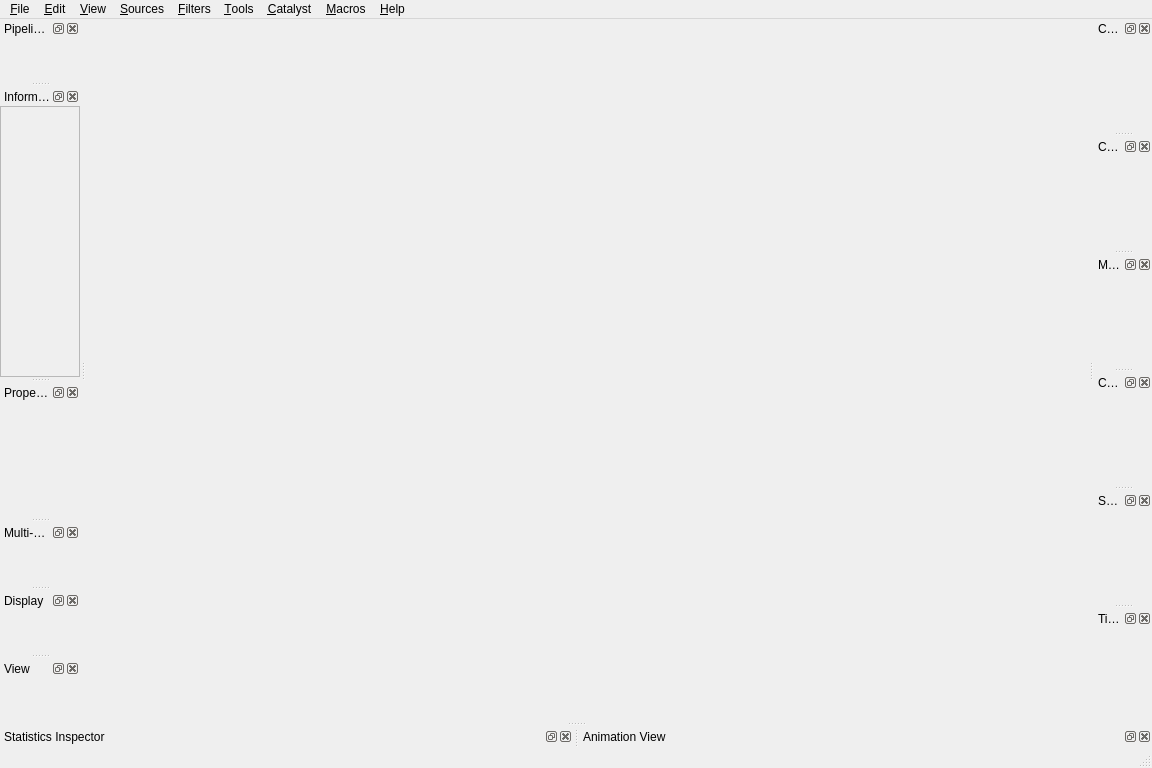
<?xml version="1.0" encoding="UTF-8"?>
<ui version="4.0">
 <class>pqClientMainWindow</class>
 <widget class="QMainWindow" name="pqClientMainWindow">
  <property name="geometry">
   <rect>
    <x>0</x>
    <y>0</y>
    <width>1152</width>
    <height>768</height>
   </rect>
  </property>
  <property name="acceptDrops">
   <bool>true</bool>
  </property>
  <property name="windowTitle">
   <string>MainWindow</string>
  </property>
  <property name="windowIcon">
   <iconset resource="../../Qt/Components/Resources/pqComponents.qrc">
    <normaloff>:/pqWidgets/Icons/pvIcon512.png</normaloff>:/pqWidgets/Icons/pvIcon512.png</iconset>
  </property>
  <widget class="QWidget" name="centralwidget">
   <layout class="QGridLayout" name="gridLayout">
    <property name="margin">
     <number>0</number>
    </property>
    <item row="0" column="0">
     <widget class="pqTabbedMultiViewWidget" name="MultiViewWidget" native="true"/>
    </item>
   </layout>
  </widget>
  <widget class="QMenuBar" name="menubar">
   <property name="geometry">
    <rect>
     <x>0</x>
     <y>0</y>
     <width>1152</width>
     <height>25</height>
    </rect>
   </property>
   <widget class="QMenu" name="menu_File">
    <property name="title">
     <string>&amp;File</string>
    </property>
   </widget>
   <widget class="QMenu" name="menuSources">
    <property name="title">
     <string>&amp;Sources</string>
    </property>
   </widget>
   <widget class="QMenu" name="menuFilters">
    <property name="title">
     <string>&amp;Filters</string>
    </property>
   </widget>
   <widget class="QMenu" name="menu_Edit">
    <property name="title">
     <string>&amp;Edit</string>
    </property>
   </widget>
   <widget class="QMenu" name="menu_View">
    <property name="title">
     <string>&amp;View</string>
    </property>
   </widget>
   <widget class="QMenu" name="menuTools">
    <property name="title">
     <string>&amp;Tools</string>
    </property>
   </widget>
   <widget class="QMenu" name="menu_Help">
    <property name="title">
     <string>&amp;Help</string>
    </property>
   </widget>
   <widget class="QMenu" name="menu_Macros">
    <property name="title">
     <string>&amp;Macros</string>
    </property>
   </widget>
   <widget class="QMenu" name="menu_Catalyst">
    <property name="title">
     <string>&amp;Catalyst</string>
    </property>
   </widget>
   <addaction name="menu_File"/>
   <addaction name="menu_Edit"/>
   <addaction name="menu_View"/>
   <addaction name="menuSources"/>
   <addaction name="menuFilters"/>
   <addaction name="menuTools"/>
   <addaction name="menu_Catalyst"/>
   <addaction name="menu_Macros"/>
   <addaction name="menu_Help"/>
  </widget>
  <widget class="pqStatusBar" name="statusbar"/>
  <widget class="QDockWidget" name="pipelineBrowserDock">
   <property name="allowedAreas">
    <set>Qt::LeftDockWidgetArea|Qt::RightDockWidgetArea</set>
   </property>
   <property name="windowTitle">
    <string>Pipeline Browser</string>
   </property>
   <attribute name="dockWidgetArea">
    <number>1</number>
   </attribute>
   <widget class="pqPipelineBrowserWidget" name="pipelineBrowser">
    <property name="contextMenuPolicy">
     <enum>Qt::ActionsContextMenu</enum>
    </property>
   </widget>
  </widget>
  <widget class="QDockWidget" name="statisticsDock">
   <property name="allowedAreas">
    <set>Qt::BottomDockWidgetArea|Qt::LeftDockWidgetArea|Qt::RightDockWidgetArea</set>
   </property>
   <property name="windowTitle">
    <string>Statistics Inspector</string>
   </property>
   <attribute name="dockWidgetArea">
    <number>8</number>
   </attribute>
   <widget class="pqDataInformationWidget" name="statisticsView"/>
  </widget>
  <widget class="QDockWidget" name="animationViewDock">
   <property name="windowTitle">
    <string>Animation View</string>
   </property>
   <attribute name="dockWidgetArea">
    <number>8</number>
   </attribute>
   <widget class="pqPVAnimationWidget" name="animationView"/>
  </widget>
  <widget class="QDockWidget" name="comparativePanelDock">
   <property name="allowedAreas">
    <set>Qt::LeftDockWidgetArea|Qt::RightDockWidgetArea</set>
   </property>
   <property name="windowTitle">
    <string>Comparative View Inspector</string>
   </property>
   <attribute name="dockWidgetArea">
    <number>2</number>
   </attribute>
   <widget class="pqComparativeVisPanel" name="comparativeVisPanel"/>
  </widget>
  <widget class="QDockWidget" name="collaborationPanelDock">
   <property name="allowedAreas">
    <set>Qt::LeftDockWidgetArea|Qt::RightDockWidgetArea</set>
   </property>
   <property name="windowTitle">
    <string>Collaboration Panel</string>
   </property>
   <attribute name="dockWidgetArea">
    <number>2</number>
   </attribute>
   <widget class="pqCollaborationPanel" name="collaborationPanel"/>
  </widget>
  <widget class="QDockWidget" name="informationDock">
   <property name="allowedAreas">
    <set>Qt::LeftDockWidgetArea|Qt::RightDockWidgetArea</set>
   </property>
   <property name="windowTitle">
    <string>Information</string>
   </property>
   <attribute name="dockWidgetArea">
    <number>1</number>
   </attribute>
   <widget class="QWidget" name="informationWidgetFrame">
    <layout class="QVBoxLayout" name="verticalLayout_2">
     <property name="spacing">
      <number>0</number>
     </property>
     <property name="margin">
      <number>0</number>
     </property>
     <item>
      <widget class="QScrollArea" name="informationScrollArea">
       <property name="widgetResizable">
        <bool>true</bool>
       </property>
       <widget class="pqProxyInformationWidget" name="informationWidget">
        <property name="geometry">
         <rect>
          <x>0</x>
          <y>0</y>
          <width>78</width>
          <height>188</height>
         </rect>
        </property>
       </widget>
      </widget>
     </item>
    </layout>
   </widget>
  </widget>
  <widget class="QDockWidget" name="memoryInspectorDock">
   <property name="allowedAreas">
    <set>Qt::LeftDockWidgetArea|Qt::RightDockWidgetArea</set>
   </property>
   <property name="windowTitle">
    <string>Memory Inspector</string>
   </property>
   <attribute name="dockWidgetArea">
    <number>2</number>
   </attribute>
   <widget class="pqMemoryInspectorPanel" name="dockWidgetContents"/>
  </widget>
  <widget class="QDockWidget" name="propertiesDock">
   <property name="minimumSize">
    <size>
     <width>80</width>
     <height>41</height>
    </size>
   </property>
   <property name="allowedAreas">
    <set>Qt::LeftDockWidgetArea|Qt::RightDockWidgetArea</set>
   </property>
   <property name="windowTitle">
    <string>Properties</string>
   </property>
   <attribute name="dockWidgetArea">
    <number>1</number>
   </attribute>
   <widget class="pqPropertiesPanel" name="propertiesPanel"/>
  </widget>
  <widget class="QDockWidget" name="multiBlockInspectorDock">
   <property name="allowedAreas">
    <set>Qt::LeftDockWidgetArea|Qt::RightDockWidgetArea</set>
   </property>
   <property name="windowTitle">
    <string>Multi-block Inspector</string>
   </property>
   <attribute name="dockWidgetArea">
    <number>1</number>
   </attribute>
   <widget class="pqMultiBlockInspectorPanel" name="multiBlockInspectorPanel"/>
  </widget>
  <widget class="QDockWidget" name="colorMapEditorDock">
   <property name="allowedAreas">
    <set>Qt::LeftDockWidgetArea|Qt::RightDockWidgetArea</set>
   </property>
   <property name="windowTitle">
    <string>Color Map Editor</string>
   </property>
   <attribute name="dockWidgetArea">
    <number>2</number>
   </attribute>
   <widget class="pqColorMapEditor" name="colorMapEditorPanel"/>
  </widget>
  <widget class="QDockWidget" name="selectionDisplayDock">
   <property name="sizePolicy">
    <sizepolicy hsizetype="Minimum" vsizetype="Minimum">
     <horstretch>0</horstretch>
     <verstretch>0</verstretch>
    </sizepolicy>
   </property>
   <property name="allowedAreas">
    <set>Qt::LeftDockWidgetArea|Qt::RightDockWidgetArea</set>
   </property>
   <property name="windowTitle">
    <string>Selection Display Inspector</string>
   </property>
   <attribute name="dockWidgetArea">
    <number>2</number>
   </attribute>
   <widget class="pqFindDataSelectionDisplayFrame" name="selectionDisplayWidget">
    <property name="useVerticalLayout" stdset="0">
     <bool>true</bool>
    </property>
   </widget>
  </widget>
  <widget class="QDockWidget" name="displayPropertiesDock">
   <property name="allowedAreas">
    <set>Qt::LeftDockWidgetArea|Qt::RightDockWidgetArea</set>
   </property>
   <property name="windowTitle">
    <string>Display</string>
   </property>
   <attribute name="dockWidgetArea">
    <number>1</number>
   </attribute>
   <widget class="pqPropertiesPanel" name="displayPropertiesPanel">
    <property name="panelMode" stdset="0">
     <number>2</number>
    </property>
   </widget>
  </widget>
  <widget class="QDockWidget" name="viewPropertiesDock">
   <property name="allowedAreas">
    <set>Qt::LeftDockWidgetArea|Qt::RightDockWidgetArea</set>
   </property>
   <property name="windowTitle">
    <string>View</string>
   </property>
   <attribute name="dockWidgetArea">
    <number>1</number>
   </attribute>
   <widget class="pqPropertiesPanel" name="viewPropertiesPanel">
    <property name="panelMode" stdset="0">
     <number>4</number>
    </property>
   </widget>
  </widget>
  <widget class="QDockWidget" name="timeInspectorDock">
   <property name="allowedAreas">
    <set>Qt::AllDockWidgetAreas</set>
   </property>
   <property name="windowTitle">
    <string>Time Inspector</string>
   </property>
   <attribute name="dockWidgetArea">
    <number>2</number>
   </attribute>
   <widget class="pqTimeInspectorWidget" name="timeInspectorPanel"/>
  </widget>
 </widget>
 <customwidgets>
  <customwidget>
   <class>pqPipelineBrowserWidget</class>
   <extends>QWidget</extends>
   <header>pqPipelineBrowserWidget.h</header>
   <container>1</container>
  </customwidget>
  <customwidget>
   <class>pqTabbedMultiViewWidget</class>
   <extends>QWidget</extends>
   <header>pqTabbedMultiViewWidget.h</header>
   <container>1</container>
  </customwidget>
  <customwidget>
   <class>pqPVAnimationWidget</class>
   <extends>QWidget</extends>
   <header>pqPVAnimationWidget.h</header>
   <container>1</container>
  </customwidget>
  <customwidget>
   <class>pqDataInformationWidget</class>
   <extends>QWidget</extends>
   <header>pqDataInformationWidget.h</header>
   <container>1</container>
  </customwidget>
  <customwidget>
   <class>pqStatusBar</class>
   <extends>QStatusBar</extends>
   <header>pqStatusBar.h</header>
  </customwidget>
  <customwidget>
   <class>pqComparativeVisPanel</class>
   <extends>QWidget</extends>
   <header>pqComparativeVisPanel.h</header>
   <container>1</container>
  </customwidget>
  <customwidget>
   <class>pqCollaborationPanel</class>
   <extends>QWidget</extends>
   <header>pqCollaborationPanel.h</header>
   <container>1</container>
  </customwidget>
  <customwidget>
   <class>pqProxyInformationWidget</class>
   <extends>QWidget</extends>
   <header>pqProxyInformationWidget.h</header>
   <container>1</container>
  </customwidget>
  <customwidget>
   <class>pqMemoryInspectorPanel</class>
   <extends>QWidget</extends>
   <header>pqMemoryInspectorPanel.h</header>
   <container>1</container>
  </customwidget>
  <customwidget>
   <class>pqPropertiesPanel</class>
   <extends>QWidget</extends>
   <header>pqPropertiesPanel.h</header>
   <container>1</container>
  </customwidget>
  <customwidget>
   <class>pqMultiBlockInspectorPanel</class>
   <extends>QWidget</extends>
   <header>pqMultiBlockInspectorPanel.h</header>
   <container>1</container>
  </customwidget>
  <customwidget>
   <class>pqColorMapEditor</class>
   <extends>QWidget</extends>
   <header>pqColorMapEditor.h</header>
   <container>1</container>
  </customwidget>
  <customwidget>
   <class>pqFindDataSelectionDisplayFrame</class>
   <extends>QWidget</extends>
   <header>pqFindDataSelectionDisplayFrame.h</header>
   <container>1</container>
  </customwidget>
  <customwidget>
   <class>pqTimeInspectorWidget</class>
   <extends>QWidget</extends>
   <header>pqTimeInspectorWidget.h</header>
   <container>1</container>
  </customwidget>
 </customwidgets>
 <resources>
  <include location="../../Qt/Components/Resources/pqComponents.qrc"/>
 </resources>
 <connections/>
</ui>
